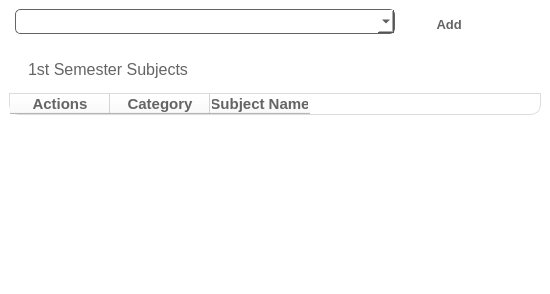
               <widget class="QWidget" name="shsSubjects">
                <property name="styleSheet">
                 <string notr="true">QWidget{
	background-color: rgb(255, 255, 255);
}</string>
                </property>
                <layout class="QVBoxLayout" name="verticalLayout">
                 <property name="spacing">
                  <number>0</number>
                 </property>
                 <property name="leftMargin">
                  <number>0</number>
                 </property>
                 <property name="topMargin">
                  <number>0</number>
                 </property>
                 <property name="rightMargin">
                  <number>0</number>
                 </property>
                 <property name="bottomMargin">
                  <number>0</number>
                 </property>
                 <item>
                  <widget class="QFrame" name="select_sub_frame">
                   <property name="minimumSize">
                    <size>
                     <width>0</width>
                     <height>43</height>
                    </size>
                   </property>
                   <property name="maximumSize">
                    <size>
                     <width>16777215</width>
                     <height>43</height>
                    </size>
                   </property>
                   <property name="frameShape">
                    <enum>QFrame::NoFrame</enum>
                   </property>
                   <property name="frameShadow">
                    <enum>QFrame::Plain</enum>
                   </property>
                   <layout class="QHBoxLayout" name="horizontalLayout_2">
                    <property name="leftMargin">
                     <number>15</number>
                    </property>
                    <item>
                     <widget class="QComboBox" name="subjectComboSem1">
                      <property name="minimumSize">
                       <size>
                        <width>380</width>
                        <height>25</height>
                       </size>
                      </property>
                      <property name="maximumSize">
                       <size>
                        <width>450</width>
                        <height>25</height>
                       </size>
                      </property>
                      <property name="styleSheet">
                       <string notr="true">QComboBox{
border-radius: 5px;
border: 1px solid rgb(100, 100, 100);
	background-color: rgb(255, 255, 255);
}</string>
                      </property>
                      <property name="placeholderText">
                       <string>Select Subject here</string>
                      </property>
                     </widget>
                    </item>
                    <item>
                     <widget class="QPushButton" name="addSubBtnSem1">
                      <property name="minimumSize">
                       <size>
                        <width>100</width>
                        <height>30</height>
                       </size>
                      </property>
                      <property name="maximumSize">
                       <size>
                        <width>100</width>
                        <height>16777215</height>
                       </size>
                      </property>
                      <property name="font">
                       <font>
                        <pointsize>10</pointsize>
                        <bold>true</bold>
                       </font>
                      </property>
                      <property name="cursor">
                       <cursorShape>PointingHandCursor</cursorShape>
                      </property>
                      <property name="layoutDirection">
                       <enum>Qt::LeftToRight</enum>
                      </property>
                      <property name="autoFillBackground">
                       <bool>false</bool>
                      </property>
                      <property name="styleSheet">
                       <string notr="true">QPushButton{
border: none;
color: rgb(100, 100, 100);
}
</string>
                      </property>
                      <property name="text">
                       <string>Add </string>
                      </property>
                      <property name="icon">
                       <iconset>
                        <normaloff>../assets/plus-circle-solid-24.png</normaloff>../assets/plus-circle-solid-24.png</iconset>
                      </property>
                      <property name="autoRepeat">
                       <bool>false</bool>
                      </property>
                      <property name="autoExclusive">
                       <bool>false</bool>
                      </property>
                     </widget>
                    </item>
                    <item>
                     <spacer name="horizontalSpacer_7">
                      <property name="orientation">
                       <enum>Qt::Horizontal</enum>
                      </property>
                      <property name="sizeHint" stdset="0">
                       <size>
                        <width>40</width>
                        <height>20</height>
                       </size>
                      </property>
                     </spacer>
                    </item>
                   </layout>
                  </widget>
                 </item>
                 <item>
                  <widget class="QFrame" name="frame_4">
                   <property name="styleSheet">
                    <string notr="true">QFrame{
	border-top-left-radius: 0;
	border-top-right-radius: 0;
	border-bottom-left-radius: 10px;
	border-bottom-right-radius: 10px;
}
</string>
                   </property>
                   <property name="frameShape">
                    <enum>QFrame::StyledPanel</enum>
                   </property>
                   <property name="frameShadow">
                    <enum>QFrame::Raised</enum>
                   </property>
                   <layout class="QVBoxLayout" name="verticalLayout_2">
                    <item>
                     <widget class="QLabel" name="label_2">
                      <property name="font">
                       <font>
                        <pointsize>12</pointsize>
                       </font>
                      </property>
                      <property name="styleSheet">
                       <string notr="true">QLabel{
padding-top: 8px;
padding-bottom: 8px;
padding-left: 15px;
	color: rgb(100, 100, 100);
}</string>
                      </property>
                      <property name="text">
                       <string>1st Semester Subjects</string>
                      </property>
                     </widget>
                    </item>
                    <item>
                     <widget class="QTableWidget" name="subjSem1TableWidget">
                      <property name="styleSheet">
                       <string notr="true">QHeaderView{
border: 1px solid rgb(220, 220, 220);
}
QTableView::item {
	text-align: center;
	border-left: 1px solid rgb(220, 220, 220); 
}
QTableView::item:selected  {
	color: rgb(0, 0, 0);
	background-color: rgb(230, 230, 230);
}</string>
                      </property>
                      <property name="editTriggers">
                       <set>QAbstractItemView::DoubleClicked|QAbstractItemView::EditKeyPressed</set>
                      </property>
                      <property name="tabKeyNavigation">
                       <bool>false</bool>
                      </property>
                      <property name="showDropIndicator" stdset="0">
                       <bool>false</bool>
                      </property>
                      <property name="dragDropOverwriteMode">
                       <bool>false</bool>
                      </property>
                      <attribute name="verticalHeaderVisible">
                       <bool>false</bool>
                      </attribute>
                      <attribute name="verticalHeaderHighlightSections">
                       <bool>false</bool>
                      </attribute>
                      <column>
                       <property name="text">
                        <string>Actions</string>
                       </property>
                       <property name="font">
                        <font>
                         <pointsize>11</pointsize>
                         <bold>true</bold>
                        </font>
                       </property>
                       <property name="background">
                        <color>
                         <red>255</red>
                         <green>255</green>
                         <blue>255</blue>
                        </color>
                       </property>
                       <property name="foreground">
                        <brush brushstyle="SolidPattern">
                         <color alpha="255">
                          <red>100</red>
                          <green>100</green>
                          <blue>100</blue>
                         </color>
                        </brush>
                       </property>
                      </column>
                      <column>
                       <property name="text">
                        <string>Category</string>
                       </property>
                       <property name="font">
                        <font>
                         <pointsize>11</pointsize>
                         <bold>true</bold>
                        </font>
                       </property>
                       <property name="foreground">
                        <brush brushstyle="SolidPattern">
                         <color alpha="255">
                          <red>100</red>
                          <green>100</green>
                          <blue>100</blue>
                         </color>
                        </brush>
                       </property>
                      </column>
                      <column>
                       <property name="text">
                        <string>Subject Name</string>
                       </property>
                       <property name="font">
                        <font>
                         <pointsize>11</pointsize>
                         <bold>true</bold>
                        </font>
                       </property>
                       <property name="foreground">
                        <brush brushstyle="SolidPattern">
                         <color alpha="255">
                          <red>100</red>
                          <green>100</green>
                          <blue>100</blue>
                         </color>
                        </brush>
                       </property>
                      </column>
                     </widget>
                    </item>
                   </layout>
                  </widget>
                 </item>
                </layout>
               </widget>
